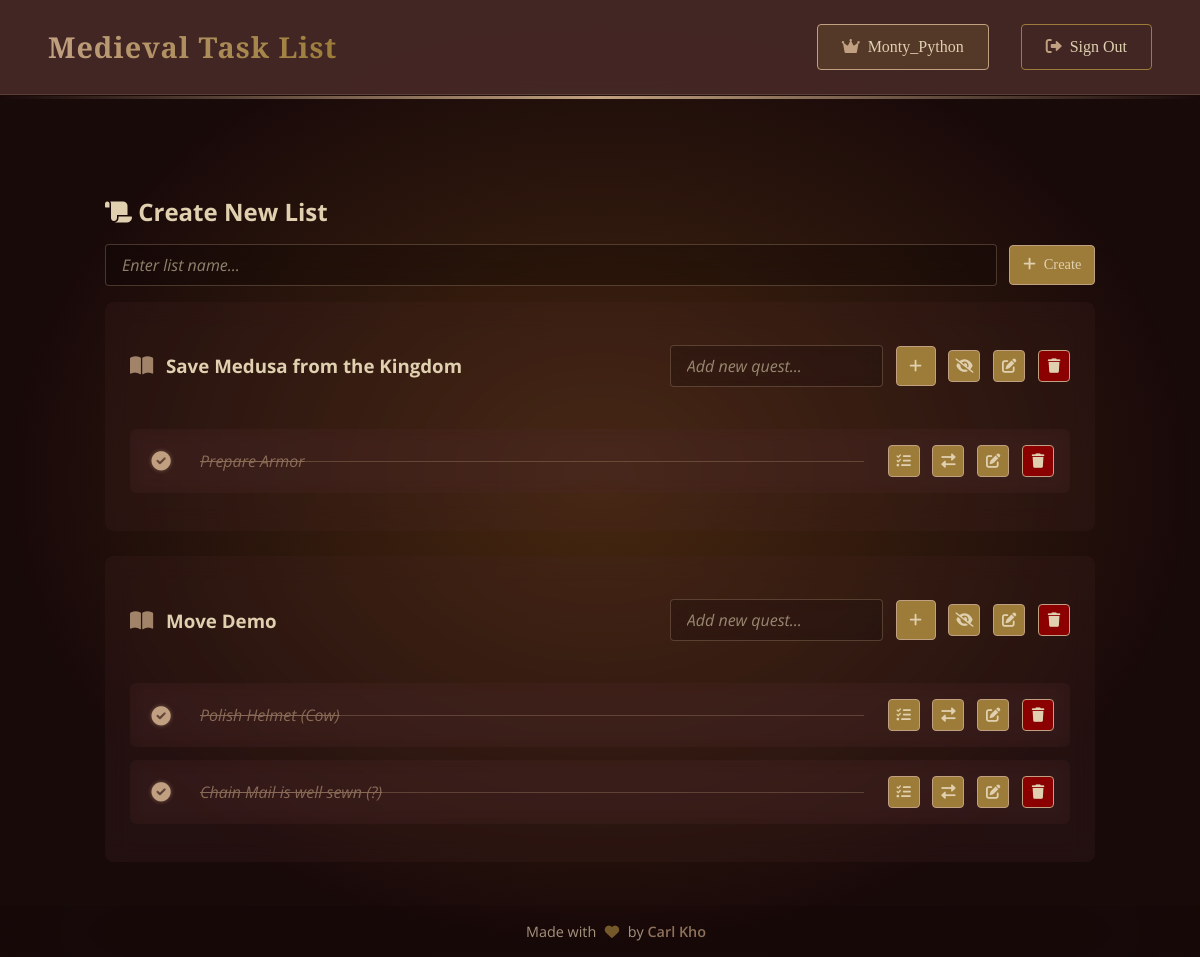
Screenshot of / (signed in) with the database file from the repository.
### app/models/user.py (models this page shows, shortened)
class User(UserMixin, db.Model):
    id: int = db.Column(db.Integer, primary_key=True)
    username: str = db.Column(db.String(64), unique=True, nullable=False)
    email: str = db.Column(db.String(120), unique=True, nullable=False)
    password_hash: str = db.Column(db.String(128))
    todo_lists = db.relationship("TodoList", backref="owner", lazy="dynamic")

### app/models/todo.py (models this page shows, shortened)
class TodoList(db.Model):
    __tablename__ = "todo_list"
    id: int = Column(db.Integer, primary_key=True)
    title: str = Column(db.String(100), nullable=False)
    created_at: datetime = Column(db.DateTime, default=datetime.utcnow)
    user_id: int = db.Column(
        db.Integer, db.ForeignKey("user.id", name="fk_todolist_user"), nullable=False
    )
    items = db.relationship(
        "TodoItem",
        backref="todo_list",
        cascade="all, delete-orphan",  # Keep only one cascade parameter
        lazy=True,
    )
    show_completed: bool = db.Column(db.Boolean, default=True)
    @property
    def visible_items(self):
        query = TodoItem.query.filter_by(list_id=self.id, parent_id=None)
        if not self.show_completed:
            query = query.filter_by(completed=False)
        return query.order_by(TodoItem.created_at.desc()).all()

class TodoItem(db.Model):
    id: int = Column(db.Integer, primary_key=True)
    title: str = Column(db.String(200), nullable=False)
    created_at: datetime = Column(db.DateTime, default=datetime.utcnow)
    completed: bool = Column(db.Boolean, default=False)
    list_id = db.Column(
        db.Integer,
        db.ForeignKey("todo_list.id", name="fk_todoitem_list", ondelete="CASCADE"),
        nullable=False,
    )
    parent_id: Optional[int] = Column(
        db.Integer,
        db.ForeignKey("todo_item.id", name="fk_todoitem_parent", ondelete="CASCADE"),
    )
    is_expanded: bool = Column(db.Boolean, default=True)
    children = db.relationship(
        "TodoItem",
        backref=db.backref("parent", remote_side=[id]),
        lazy="dynamic",
        cascade="all, delete-orphan",  # This ensures cascading deletes
    )
    def get_level(self) -> int:
        level = 0
        current = self
        while current.parent_id is not None:
            level += 1
            current = current.parent
        return level
    def can_have_children(self) -> bool:
        return self.get_level() < 2  # Limit to 3 levels (0, 1, 2)

### app/routes/todos.py (the view)
@bp.route("/")
@login_required
def index() -> str:
    lists = TodoList.query.filter_by(user_id=current_user.id).all()
    if request.headers.get("X-Requested-With") == "XMLHttpRequest":
        return render_template("_lists_container.html", lists=lists)
    return render_template("todos.html", lists=lists)

### app/models/user.py (called while the page is built)
@login_manager.user_loader
def load_user(user_id: str) -> Optional[User]:
    return User.query.get(int(user_id))

### app/templates/todos.html (shortened to what this page needs)
{% extends "base.html" %}
{% block content %}
<div class="todos-container">
    <div class="create-list">
        <h2><i class="fas fa-scroll"></i> Create New List</h2>
        <form method="POST" action="{{ url_for('todos.create_list') }}" class="create-list-form" data-ajax="true">
            <input type="text" name="title" placeholder="Enter list name..." required>
            <button type="submit" class="btn btn-primary" style="padding-left: 1rem; padding-right: 1rem;" title="Create new list">
                <i class="fas fa-plus"></i> Create
            </button>
        </form>
    </div>
    <div class="lists-container">
        {% for list in lists %}
        <div class="todo-list" data-list-id="{{ list.id }}">
            <div class="list-header">
                <h3><i class="fas fa-book-open"></i> {{ list.title }}</h3>
                <div class="list-actions-container">
                    <form method="POST" action="{{ url_for('todos.create_item') }}" class="create-item-form"
                        data-ajax="true">
                        <input type="text" name="title" placeholder="Add new quest..." required>
                        <button type="submit" class="btn btn-secondary">
                            <i class="fas fa-plus"></i>
                        </button>
                    </form>
                    <div class="list-actions">
                        <form method="POST" action="{{ url_for('todos.toggle_completed_view', list_id=list.id) }}"
                            class="toggle-completed-form" data-ajax="true">
                            <button type="submit" class="btn btn-small action-btn">
                                <i class="fas {{ 'fa-eye-slash' if list.show_completed else 'fa-eye' }}"></i>
                            </button>
                        </form>
                        <button class="btn btn-small action-btn" onclick="showEditForm('{{ list.id }}')">
                            <i class="fas fa-edit"></i>
                        </button>
                        <form method="POST" action="{{ url_for('todos.delete_list', list_id=list.id) }}"
                            class="delete-list-form" data-ajax="true"
                            onsubmit="return confirm('Are you sure you want to delete this list and all its tasks?')">
                            <button type="submit" class="btn btn-danger btn-small action-btn">
                                <i class="fas fa-trash"></i>
                            </button>
                        </form>
                    </div>
                </div>
            </div>
            <div class="items-container">
                {% macro render_todo_item(item, level=0) %}
                <div class="todo-item level-{{ level }}" data-item-id="{{ item.id }}">
                    <div class="item-content">
                        <form method="POST" action="{{ url_for('todos.toggle_item', item_id=item.id) }}"
                            class="toggle-form" data-ajax="true">
                            <button type="submit" class="btn-toggle {{ 'completed' if item.completed else '' }}">
                                <i class="fas {{ 'fa-check-circle' if item.completed else 'fa-circle-dot' }}"></i>
                            </button>
                        </form>
                        <span class="item-title {{ 'completed' if item.completed else '' }}">
                            {{ item.title }}
                        </span>
                        <div class="item-actions">
                            {% if item.can_have_children() %}
                            <button class="btn btn-small action-btn" onclick="showSubitemForm('{{ item.id }}')">
                                <i class="fas fa-tasks"></i>
                            </button>
                            {% endif %}
                            <button class="btn btn-small action-btn" onclick="showMoveForm('{{ item.id }}')">
                                <i class="fas fa-exchange-alt"></i>
                            </button>
                            <button class="btn btn-small action-btn" onclick="showEditItemForm('{{ item.id }}')">
                                <i class="fas fa-edit"></i>
                            </button>
                            <form method="POST" action="{{ url_for('todos.delete_item', item_id=item.id) }}"
                                class="delete-item-form" data-ajax="true"
                                onsubmit="return confirm('Are you sure you want to delete this task?')">
                                <button type="submit" class="btn btn-danger btn-small action-btn">
                                    <i class="fas fa-trash"></i>
                                </button>
                            </form>
                        </div>
                    </div>
                </div>
                {% endmacro %}
                {% for item in list.visible_items %}
                {{ render_todo_item(item) }}
                {% endfor %}
            </div>
        </div>
        {% endfor %}
    </div>
</div>
{% endblock %}

### app/templates/base.html (shortened to what this page needs)
<!DOCTYPE html>
<html lang="en">
<head>
    <link rel="stylesheet" href="{{ url_for('static', filename='css/style.css') }}">
    <link rel="stylesheet" href="https://cdnjs.cloudflare.com/ajax/libs/font-awesome/6.0.0/css/all.min.css">
</head>
<body>
    <div class="background">
        <div class="flame"></div>
        <nav class="navbar">
            <div class="navbar-brand">
                <a href="{{ url_for('todos.index') }}" class="navbar-logo">
                    <span>Medieval Task List</span>
                </a>
            </div>
            <div class="navbar-menu">
                {% if current_user.is_authenticated %}
                <span class="navbar-user">
                    <i class="fas fa-crown"></i>{{ current_user.username }}
                </span>
                <a href="{{ url_for('auth.logout') }}" class="navbar-item" title="Sign out">
                    <i class="fas fa-sign-out-alt"></i>Sign Out
                </a>
                {% endif %}
            </div>
        </nav>
        <div class="container">
            {% block content %}{% endblock %}
        </div>
        <footer class="footer">
            Made with <i class="fas fa-heart" style="color: var(--secondary-color); margin: 0 0.3rem;"></i> by
            <a href="https://medium.com/design-bootcamp/i-somehow-ended-up-in-new-york-times-squares-tallest-billboard-e05ca35c3792"
                target="_blank" rel="noopener noreferrer">Carl Kho</a>
        </footer>
</body>
</html>

### rows the page displays
User: username "Monty_Python"
TodoList: title "Save Medusa from the Kingdom", show_completed True (drawn)
TodoItem: completed True (drawn), title "Prepare Armor"
TodoList: title "Move Demo", show_completed True (drawn)
TodoItem: completed True (drawn), title "Polish Helmet (Cow)"
TodoItem: completed True (drawn), title "Chain Mail is well sewn (?)"
